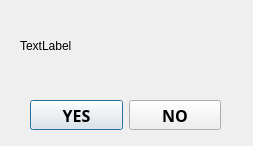
<?xml version="1.0" encoding="UTF-8"?>
<ui version="4.0">
 <class>Del_Ins_MessageDialog</class>
 <widget class="QDialog" name="Del_Ins_MessageDialog">
  <property name="geometry">
   <rect>
    <x>0</x>
    <y>0</y>
    <width>253</width>
    <height>146</height>
   </rect>
  </property>
  <property name="windowTitle">
   <string>Dialog</string>
  </property>
  <widget class="QLabel" name="label">
   <property name="geometry">
    <rect>
     <x>0</x>
     <y>0</y>
     <width>261</width>
     <height>151</height>
    </rect>
   </property>
   <property name="text">
    <string/>
   </property>
   <property name="pixmap">
    <pixmap resource="source.qrc">:/images/bg.png</pixmap>
   </property>
  </widget>
  <widget class="QLabel" name="label_question">
   <property name="geometry">
    <rect>
     <x>20</x>
     <y>30</y>
     <width>211</width>
     <height>31</height>
    </rect>
   </property>
   <property name="text">
    <string>TextLabel</string>
   </property>
  </widget>
  <widget class="QWidget" name="">
   <property name="geometry">
    <rect>
     <x>30</x>
     <y>100</y>
     <width>191</width>
     <height>30</height>
    </rect>
   </property>
   <layout class="QHBoxLayout" name="horizontalLayout">
    <item>
     <widget class="QPushButton" name="pushButton_yes">
      <property name="font">
       <font>
        <family>Agency FB</family>
        <pointsize>12</pointsize>
        <weight>75</weight>
        <bold>true</bold>
       </font>
      </property>
      <property name="text">
       <string>YES</string>
      </property>
     </widget>
    </item>
    <item>
     <widget class="QPushButton" name="pushButton_no">
      <property name="font">
       <font>
        <family>Agency FB</family>
        <pointsize>12</pointsize>
        <weight>75</weight>
        <bold>true</bold>
       </font>
      </property>
      <property name="text">
       <string>NO</string>
      </property>
     </widget>
    </item>
   </layout>
  </widget>
 </widget>
 <resources>
  <include location="source.qrc"/>
 </resources>
 <connections/>
</ui>
